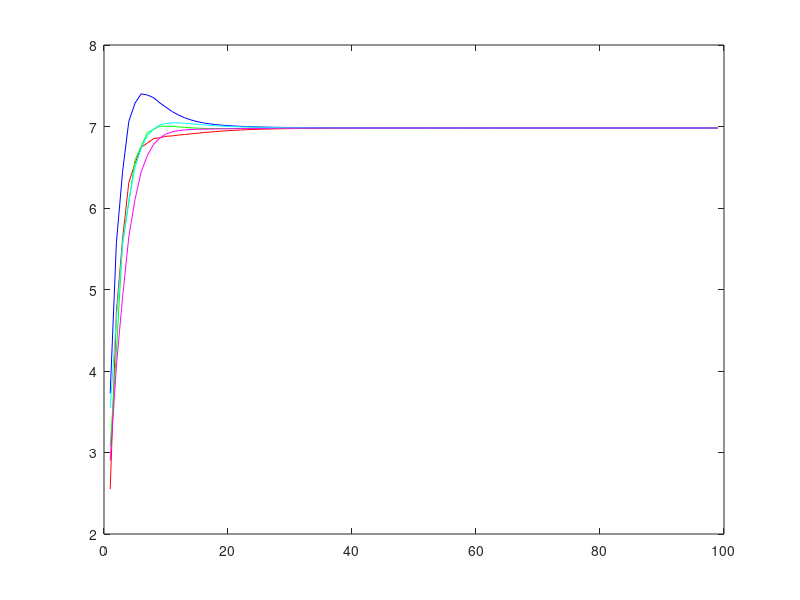
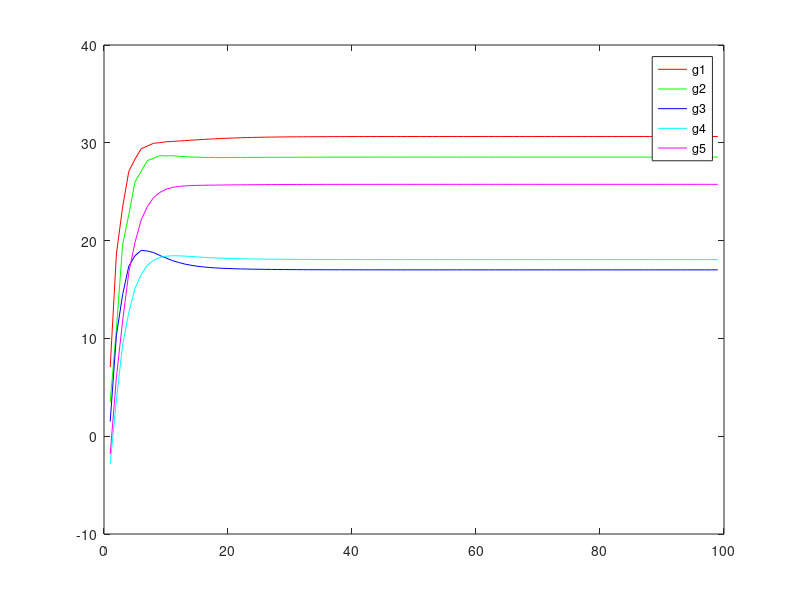
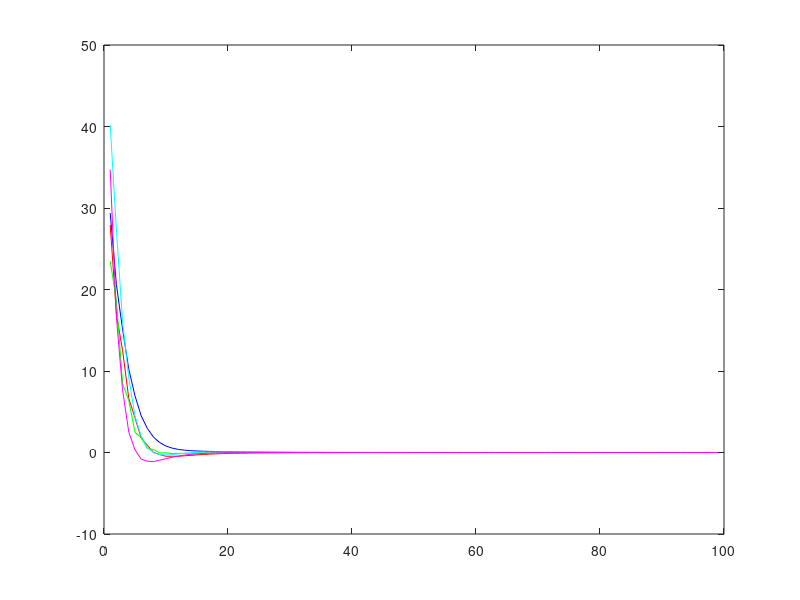
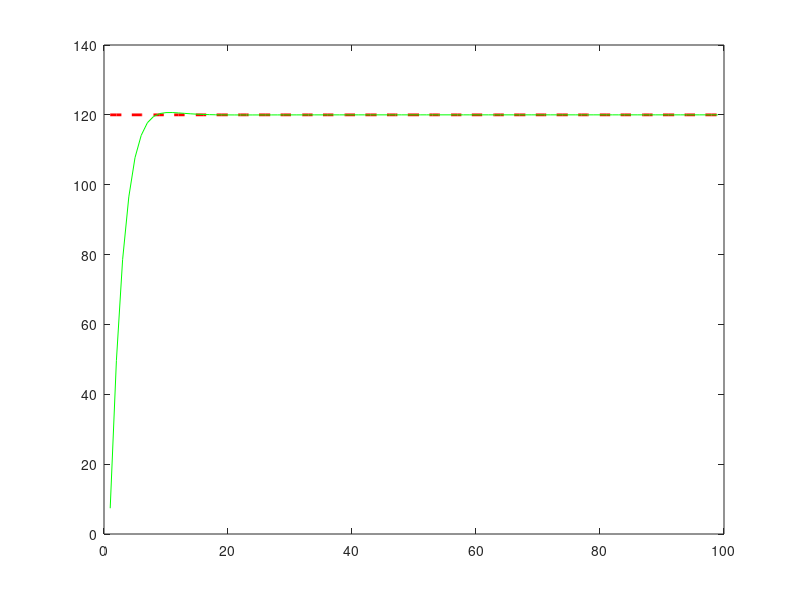

These charts were generated, in order, by the following MATLAB code:
clc,clear all
%consensus matrices
a=[ 0.5   0.25  0      0     0.25;
    0.25  0.25  0.25   0     0.25;
    0     0.25  0.5    0.25  0;
    0     0     0.25   0.5   0.25;
    0.25  0.25  0      0.25  0.25];

%%
%initalization of Pi,Power mismatch,lambda,total load,convergence
%rate,alpha,beta,gamma
pwr=[35 20 25 30 10];
delta_P=[0 0 0 0 0];
lambda=[2.1 3 4.2 3.5 3];
total_load=120;%MW
e=[0.07 0.05 0.07 0.03 0.03];
beta = [1.22;2.53;3.41;4.02;3.17];
alpha=[0.094;0.078;0.105;0.082;0.074];
p_min=[50;18;31;42;12];
p_max=[80;60;40;45;18];

%%
t=1;
while 1
    for i=1:5
        temp=0;
        for j=1:5
            temp=temp + a(i,j)*lambda(j);
        end
        cal_lambda(i)=temp + (e(:,i)* delta_P(i));
        my_lambda(t,i)=cal_lambda(i);
        
    end
    %%
    
    for i=1:5
        
             
             temp_my_pwr(i)= (my_lambda(t,i)-beta(i,:))/(2*alpha(i,:));
             
             %{
             if  temp_my_pwr(i)<= p_min(i,:)
                 
                  temp_my_pwr(i)= p_min(i,:);
                  
             elseif temp_my_pwr(i)>= p_max(i,:)
                    
                 temp_my_pwr(i)= p_max(i,:);
             else
                 temp_my_pwr(i);
             end
            %}
             my_pwr(t,i)= temp_my_pwr(i);
             
    end
    total_gen(t)= sum(my_pwr(t,:));
     %%   
       for i=1:5
        temp1=0;
        for j=1:5
            temp1=temp1 + a(i,j)*delta_P(j);
        end
        cal_delta_P(i)=temp1 - (my_pwr(t,i)-pwr(1,i));
        my_delta_P(t,i)=cal_delta_P(i);
        delta_P(i)=cal_delta_P(i);
       end 
    
    pwr=temp_my_pwr;
    lambda=cal_lambda;
    t=t+1;
    
    if t==100;
        break;
    end
    
    
end



    plot(my_lambda(:,1),'r');
    hold on;
    plot(my_lambda(:,2),'g');
    hold on;
    plot(my_lambda(:,3),'b');
    hold on;
    plot(my_lambda(:,4),'c');
    hold on;
    plot(my_lambda(:,5),'m');
    
    figure;
    
    plot(my_pwr(:,1),'r');
    hold on;
    plot(my_pwr(:,2),'g');
    hold on;
    plot(my_pwr(:,3),'b');
    hold on;
    plot(my_pwr(:,4),'c');
    hold on;
    plot(my_pwr(:,5),'m');
    legend('g1','g2','g3','g4','g5');
    
    figure;
    
    plot(my_delta_P(:,1),'r');
    hold on;
    plot(my_delta_P(:,2),'g');
    hold on;
    plot(my_delta_P(:,3),'b');
    hold on;
    plot(my_delta_P(:,4),'c');
    hold on;
    plot(my_delta_P(:,5),'m');
    
    aa=ones(1,100);
    x=1:t;
    figure;
    
    plot(x,(total_load.*aa),'r--','LineWidth',2);
    hold on;
    plot(total_gen,'g');
    